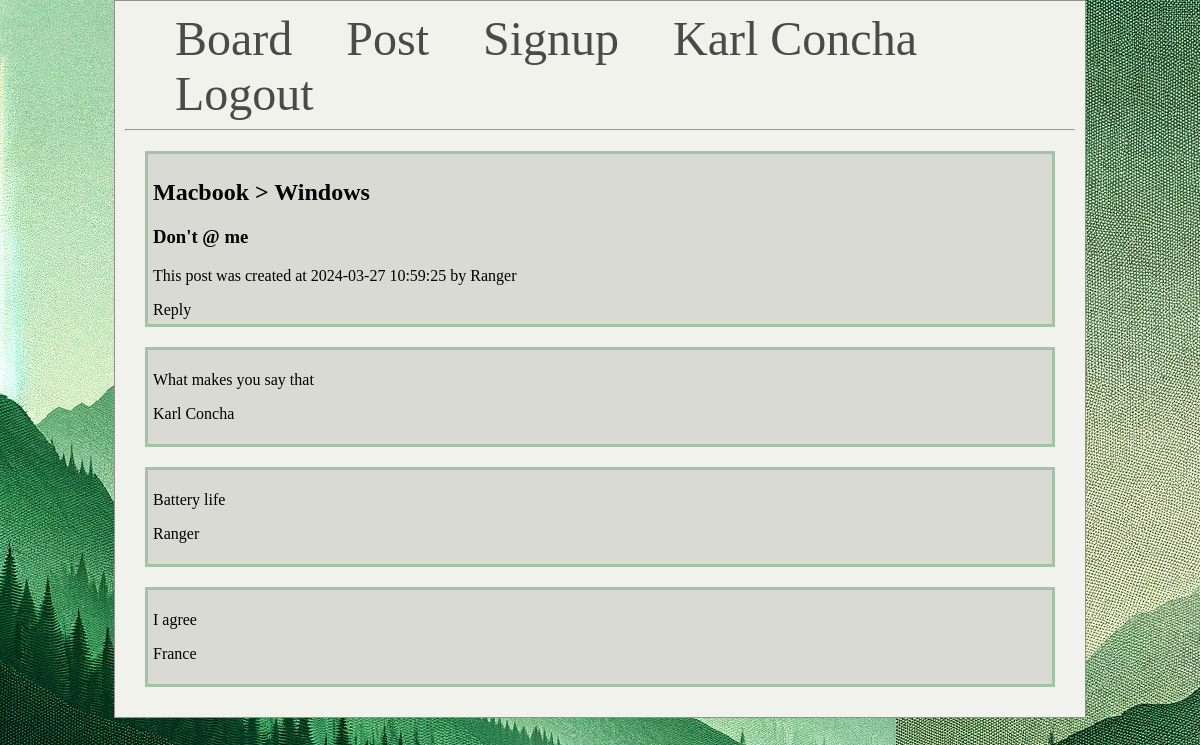
Screenshot of /4/view/ (signed in) with the database file from the repository.
### tables this page shows
CREATE TABLE users (
    id INTEGER PRIMARY KEY AUTOINCREMENT,
    username TEXT NOT NULL,
    password TEXT NOT NULL
);

CREATE TABLE posts (
    id INTEGER PRIMARY KEY AUTOINCREMENT,
    created TIMESTAMP DEFAULT CURRENT_TIMESTAMP,
    title TEXT,
    content TEXT NOT NULL,
    userid INTEGER NOT NULL,
    parent_id INTEGER,
    FOREIGN KEY (parent_id) REFERENCES posts(id) ON DELETE CASCADE
);

### app.py (the view)
@app.route('/<int:id>/view/', methods=('GET', ))
def view(id):
    post = get_post(id)
    reply = get_reply(id) #Gets the replies associated with the post_id
    return render_template('view.html', post=post, reply=reply)

### app.py (called while the page is built)
def get_db_connection():
    conn = sqlite3.connect('database.db')
    conn.row_factory = sqlite3.Row
    return conn

def get_post(post_id,): #Single post retrieval
    conn = get_db_connection()
    post = conn.execute('''
                        SELECT posts.id, parent_id, posts.created, posts.title, posts.content, posts.userid, users.username
                        FROM posts
                        JOIN users ON posts.userid = users.id
                        WHERE posts.id = ?''',
                        (post_id, )).fetchone()
    conn.close()
    if post is None:
        abort(404)
    return post

def get_reply(parentid): #All reply retreival
    conn = get_db_connection()
    reply = conn.execute('''
                        SELECT posts.*, users.username FROM posts
                        JOIN users ON posts.userid = users.id
                        WHERE parent_id = ? ''',
                        (parentid,)).fetchall()
    conn.close()
    return reply

@app.context_processor
def inject_user():
    username = session.get('username')
    return dict(logged_in_user_name=username) #Saves username to be used in a function (line 16 in base.html)

### templates/view.html
{% extends 'base.html' %}
{% block content %}
    <div class='post'>
        <h2> {{post['title']}}</h2>
        <h3>{{post['content']}}</h3>
        <p>This post was created at {{ post['created'] }} by {{ post['username'] }}</p>
        <a href="{{ url_for('reply', id=post['id']) }}">Reply</a>
    </div>
    {% for reply in reply %}
    <div class='post'>
        <p>{{reply['content']}}</p>
        <p>{{reply['username']}}</p>
    </div>
    {% endfor %}
{% endblock%}

### templates/base.html (shortened to what this page needs)
<!DOCTYPE html>
<html lang="en">
<head>
    <strong><link rel="stylesheet" href="{{ url_for('static', filename='css/main.css') }}"></strong>
</head>
<body>
    <div class="foreground">
        <nav>
            <a href="{{ url_for('index')}}">Board</a>
            <a href="{{url_for('create')}}">Post</a>
            <a href="{{url_for('signup')}}">Signup</a>
            {% if logged_in_user_name %}
                <a> {{ logged_in_user_name }} </a>
                <a href="{{url_for('logout')}}">Logout</a>
            {% else %}
                <a href="{{url_for('signin')}}">Login</a>
            {% endif %}
        </nav>
        <hr>
        <div class="content">
            {% block content %} {% endblock %}
        </div>
    </div>
</body>
</html>

### static/css/main.css (style rules this page uses)
body { background-color: #57575769; background-image: url("Backgroundimage.png"); margin: 0; height: 100%; }
div.foreground { background-color: #F1F2EB; padding: 10px; margin: auto; position: relative; z-index: 5; max-width: 950px; height: 100%; border: 1px solid #929090 }
a { color: black; text-decoration: none; }
nav a { color: #4a4a48; font-size: 3em; margin-left: 50px; text-decoration: none; }
div.post { padding: 5px; margin: 20px; background-color: #D8DAD3; border: 3px solid #A4C2A5; }

### rows the page displays
users: username "Karl Concha"
posts: title "Macbook > Windows", content "Don't @ me", created "2024-03-27 10:59:25"
users: username "Ranger"
posts: content "What makes you say that", username "Karl Concha"
posts: content "Battery life", username "Ranger"
posts: content "I agree", username "France"
